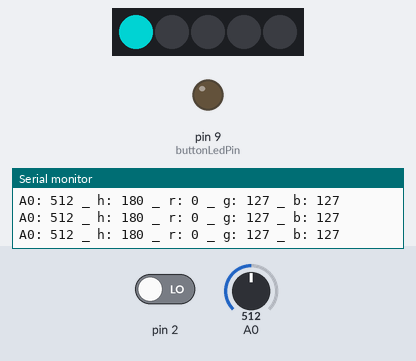
A sketch run on a simulated Arduino Uno, built with avr-gcc and run on an emulated ATmega328P. On the bench: 5 RGB LEDs in strip order, left to right, output pins drawn as LEDs (lit = HIGH), the last lines printed to the serial monitor. The test bench sets the inputs (shaded band); at power-on: A0 = 512, pin 2 LOW. Dim RGB values are drawn brighter than linear.

Above: at 1.2 s.
1.3 s: A0 set to 900
At 2.5 s:
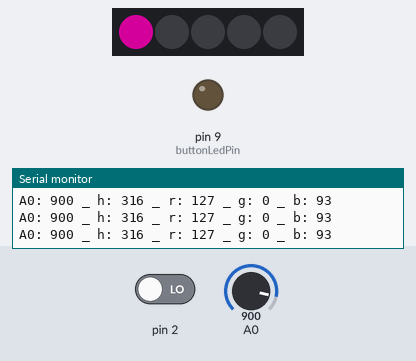
2.8 s: A0 set to 122
At 3.4 s:
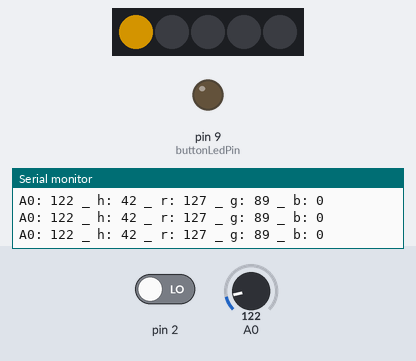
4.3 s: A0 set to 0
At 5.4 s:
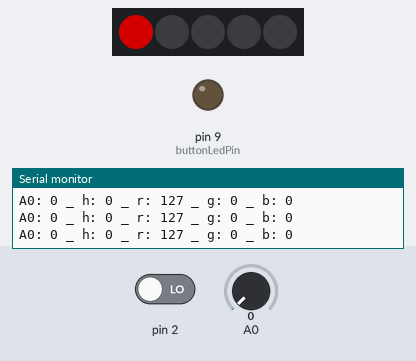
5.8 s: pin 2 driven HIGH
At 7.3 s:
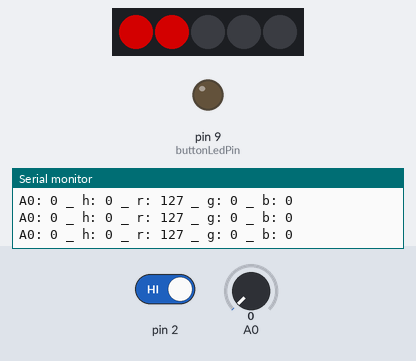
7.6 s: A0 set to 306
At 8.1 s:
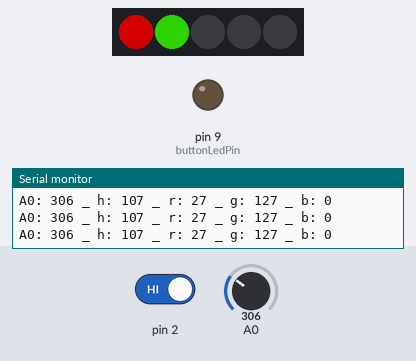
9.1 s: A0 set to 511
At 10.2 s:
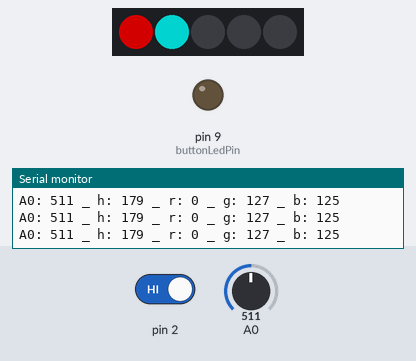
Timing chart, 0 to 11.6 s (numbered marks = the images above; inputs shaded):
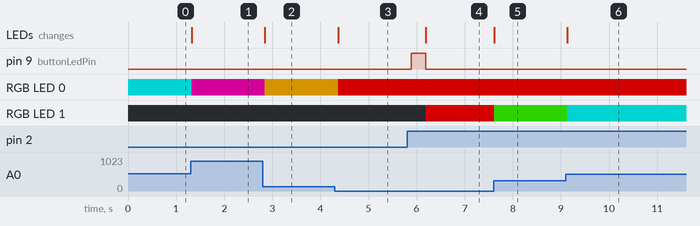

Measured:
- after the input at 1.3 s, RGB LED 0: RGB(0, 127, 127) → RGB(127, 0, 93) at once; the LEDs: change at once (image 1)
- after the input at 2.8 s, RGB LED 0: RGB(127, 0, 93) → RGB(127, 89, 0) after 0.05 s; the LEDs: change after 0.05 s (image 2)
- after the input at 4.3 s, RGB LED 0: RGB(127, 89, 0) → RGB(127, 0, 0) after 0.07 s; the LEDs: change after 0.07 s (image 3)
- after the input at 5.8 s, pin 9 (buttonLedPin): LOW → HIGH after 0.09 s, → LOW 0.30 s later; RGB LED 1: off → RGB(127, 0, 0) after 0.39 s; the LEDs: change after 0.39 s (image 4)
- after the input at 7.6 s, RGB LED 1: RGB(127, 0, 0) → RGB(27, 127, 0) at once; the LEDs: change at once (image 5)
- after the input at 9.1 s, RGB LED 1: RGB(27, 127, 0) → RGB(0, 127, 125) at once; the LEDs: change at once (image 6)

The sketch:

IoT_WS02_SerialLED01.ino
```cpp
/*
 第2回IoTプロトタイプ制作勉強会
 フルカラーシリアルLED（8ページ目）
*/

#include <Adafruit_NeoPixel.h>  //テープLEDライブラリのAdafruit_NeoPixelの読み込み
#define LED_NUM 5
#define TAPE_CONTROL 6

//テープLEDライブラリのAdafruit_NeoPixelのインスタンス作成
// Parameter 1 = number of pixels in strip
// Parameter 2 = pin number (most are valid)
// Parameter 3 = pixel type flags, add together as needed:
//   NEO_RGB     Pixels are wired for RGB bitstream
//   NEO_GRB     Pixels are wired for GRB bitstream
//   NEO_KHZ400  400 KHz bitstream (e.g. FLORA pixels)
//   NEO_KHZ800  800 KHz bitstream (e.g. High Density LED strip)
Adafruit_NeoPixel strip = Adafruit_NeoPixel(LED_NUM, TAPE_CONTROL, NEO_GRB + NEO_KHZ800);

float s = 1.0;  //彩度
float v = 0.50;  //明度
int r,g,b;  //RGB値

int rgbSts[LED_NUM][3]; //各LEDのRGB値記録用配列
int setCntr;  //現在操作中のLED番号

int buttonLedPin = 9; //単色LED用ピン番号
bool interruptStat;   //割り込みステータス

void setup() {
  //現在操作中のLED番号の初期化
  setCntr=0;
  //LEDのRGB情報の初期化
  for(int i=0; i<LED_NUM; i++) {
    rgbSts[i][0] = 0;
    rgbSts[i][1] = 0;
    rgbSts[i][2] = 0;
  }

  //テープLED制御の開始
  strip.begin();
  strip.show(); // Initialize all pixels to 'off'

  //デバッグ用シリアル通信の初期化
  Serial.begin(9600);
  Serial.print("LEDs: ");
  Serial.println(strip.numPixels());

  //割り込みを設定：割り込み番号0(Pin2),呼び出す関数 interrupt(),モード 電圧の立ち上がり
  attachInterrupt(0, interrupt, RISING);
  //割り込みフラグの初期化
  interruptStat = false;

  //単色LEDピンのピンモードを出力に設定
  pinMode(buttonLedPin,OUTPUT);

}

void loop() {
  //割り込みがあったかチェック
  if(interruptStat){
    //カウンターアップ
    setCntr++;
    //LED個数を超えていた場合0にする
    setCntr=setCntr % LED_NUM;
    //単色LEDを目印として光らせる
    digitalWrite(buttonLedPin,HIGH);
    delay(300);
    digitalWrite(buttonLedPin,LOW);
    //割り込みフラグをリセット
    interruptStat=false;
  }

  //ボリューム抵抗の読み取り
  int temp01 = analogRead(A0);
  //デバッグ用にPCへシリアルで送信
  Serial.print("A0: ");
  Serial.print(temp01);

  //読み取ったリューム抵抗の値から色相を計算
  int h = map(temp01, 0, 1024, 0, 360);
  //デバッグ用にPCへシリアルで送信
  Serial.print(" _ h: ");
  Serial.print(h);
  //HSV(色相・彩度・明度)からRGBを計算
  hsv2rgb(h,s,v);
  //デバッグ用にPCへシリアルで送信
  Serial.print(" _ r: ");
  Serial.print(r);
  Serial.print(" _ g: ");
  Serial.print(g);
  Serial.print(" _ b: ");
  Serial.println(b);

  //求めたRGB値を現在操作中のLED番号に設定
  rgbSts[setCntr][0] = r;
  rgbSts[setCntr][1] = g;
  rgbSts[setCntr][2] = b;

  //LED発光させる
  strip.setPixelColor(setCntr, rgbSts[setCntr][0], rgbSts[setCntr][1], rgbSts[setCntr][2]);
  //設定を反映させる
  strip.show();

  delay(100);
}

/*/////////////////////////////////////////////////////////////////
HSV(色相・彩度・明度)からRGBを計算する関数
RGBの戻り値はグローバル変数に記述
/////////////////////////////////////////////////////////////////*/
void hsv2rgb(int h , float s , float v){
  int i , lr , lg , lb , vi;
  int p1 , p2 , p3;
  float f;
  i = (int)(h / 60.0);
  f = h / 60.0 - i;
  p1 = (int)(v * (1.0 - s) * 255.0);
  p2 = (int)(v * (1.0 - s * f) * 255.0);
  p3 = (int)(v * (1.0 - s * (1.0 - f)) * 255.0);
  vi = (int)(v * 255.0);
  if(i == 0) {lr = vi ; lg = p3 ; lb = p1;}
  if(i == 1) {lr = p2 ; lg = vi ; lb = p1;}
  if(i == 2) {lr = p1 ; lg = vi ; lb = p3;}
  if(i == 3) {lr = p1 ; lg = p2 ; lb = vi;}
  if(i == 4) {lr = p3 ; lg = p1 ; lb = vi;}
  if(i == 5) {lr = vi ; lg = p1 ; lb = p2;}
  r = lr;
  g = lg;
  b = lb;
}

/*/////////////////////////////////////////////////////////////////
割り込み処理で呼ばれる関数
割り込みがあったことを示すフラグを立てる
/////////////////////////////////////////////////////////////////*/
void interrupt() {
  interruptStat = true;
}
```
